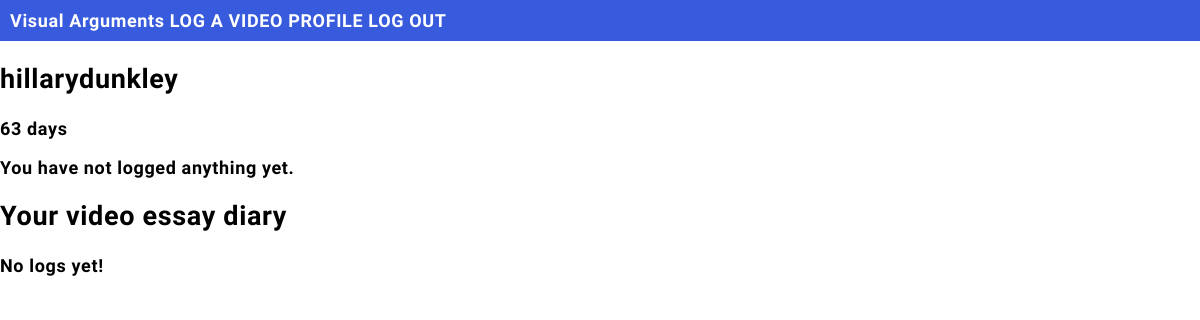
/profile/ (signed in), run on an earlier commit of the app's database.
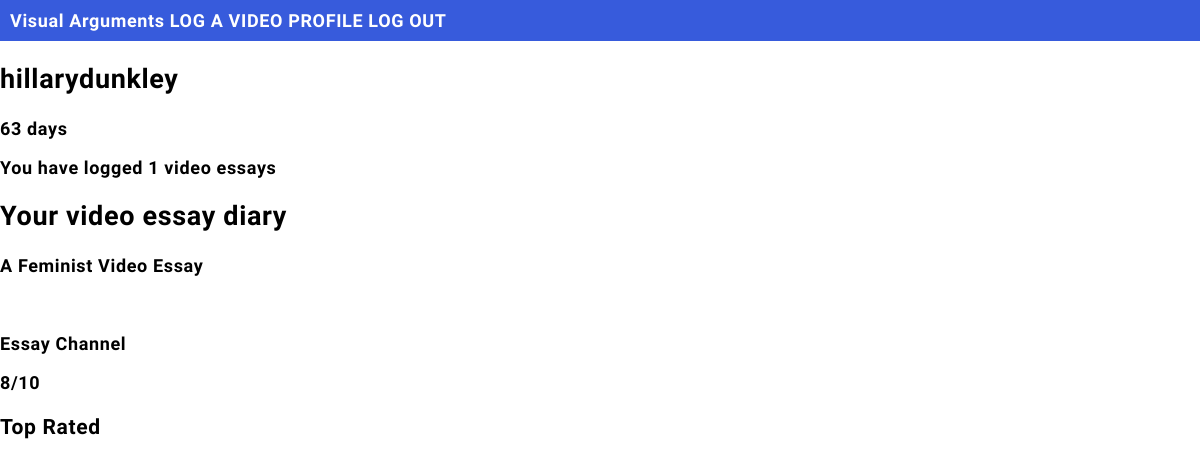
And on a later commit of the database.
### movie_csv/models.py (models this page shows, shortened)
class Log(models.Model):
    id = models.BigAutoField(primary_key=True)
    public_id = models.UUIDField(default=uuid.uuid4, unique=True, editable=False, db_index=True,)
    date = models.DateField()
    essay = models.ForeignKey("VideoEssay", on_delete= models.CASCADE)
    owner = models.ForeignKey(settings.AUTH_USER_MODEL, related_name = "logs", on_delete= models.CASCADE)
    review_text = models.CharField(max_length=200)
    rating = models.IntegerField(
        validators=[MinValueValidator(0), MaxValueValidator(10)]
    )
    rewatch = models.BooleanField(default=False)

class VideoEssay(models.Model):
    id = models.BigAutoField(primary_key=True)
    public_id = models.UUIDField(default=uuid.uuid4, editable=False, unique=True, db_index=True,)
    youtube_url = models.CharField(max_length=255, null=True, blank=True)
    youtube_id = models.CharField(max_length=32 , unique = True, null=True, blank = True)
    title = models.CharField(max_length=255)
    thumbnail = models.URLField(null=True, blank = True)
    views = models.IntegerField(null=True, blank = True)
    channel_name = models.CharField(max_length=255, null=True, blank = True)
    channel_url = models.URLField(null=True, blank = True)
    created_at = models.DateTimeField(auto_now_add=True)
    owner = models.ForeignKey(
        settings.AUTH_USER_MODEL, related_name = "VideoEssays", on_delete = models.CASCADE
    )
    class Meta:
        ordering = ("-created_at",)
    def __str__(self):
        return self.title

### users/views.py (the view)
# urls.py: path("", include("users.urls")),  # login, logout, register, profile
@login_required
def profile(request):
    loggedin_user = request.user
    print(loggedin_user)
    user_logs = Log.objects.filter(owner=loggedin_user)
    video_essays = VideoEssay.objects.filter(owner = loggedin_user)
    last_10_records = video_essays.order_by('-pk')[:10]
    top_rated = video_essays.annotate(avg_rating=Avg("log__rating"), log_count = Count("log")).filter(log_count__gte=2).order_by("-log_count")
    print(last_10_records)
    print(top_rated)
    print(user_logs)
    time_since_creation = (datetime.now(timezone.utc) - loggedin_user.date_joined).days
    if request.method == 'POST':
        u_form = UserUpdateForm(request.POST, instance=request.user)
        if u_form.is_valid():
            u_form.save()
            messages.success(request, f'Your account has been updated!')
            return redirect('users/profile.html') # Redirect back to profile page
    else:
        u_form = UserUpdateForm(instance=request.user)
    print("most recent log: ")
    context = {
        'u_form': u_form,
        'user_logs': user_logs,
        'user': loggedin_user,
        'time_since_creation': time_since_creation,
        'last_10_records': last_10_records,
        'top_rated': top_rated,
    }
    return render(request, 'users/profile.html', context)

### users/templates/users/profile.html (shortened to what this page needs)
{% extends "movie_csv/master.html" %} {% load crispy_forms_tags %} {% block content %}
<div class="content-section">
  <div class="media">
    <div class="media-body">
      <h2 class="account-heading">{{ user.username }}</h2>
      {% if time_since_creation > 1%}
        <p>{{time_since_creation}} days</p>
      {% else %}
      <p>{{time_since_creation}} day</p>
      {% endif %}
      {% if user_logs.count > 0 %}
      <p>You have logged {{user_logs.count}} video essays</p>
      {% else %}
      <p>You have not logged anything yet.</p>
      {% endif %}
    </div>
  </div>
  <div>
    <h2>Your video essay diary</h2>
    {% if user_logs%}
    <ul>
        {% for x in user_logs %}
        <div>
            <p>{{x.essay.title}}</p>
            <p>{{x.essay.channel_name}}</p>
            <p>{{x.rating}}/10</p>
        </div>
      {% endfor %}
    <h3>Top Rated</h3>
    {% else %}
    <p>No logs yet!</p>
    {% endif %}
</div>
{% endblock content %}

### movie_csv/templates/movie_csv/master.html (shortened to what this page needs)
{% load static bootstrap5 %}
<!DOCTYPE html>
<html>
<head>
    <link rel="stylesheet" href="{% static 'css/mystyles.css' %}">
</head>
    <body>
        <div class="topnav">
            <ul>
                <a href="/">Visual Arguments</a>
                <a href="/search">LOG A VIDEO</a>
              {% if user.is_authenticated %}
                <a href="{% url 'profile'%}">PROFILE</a>
                <a href = "{% url 'logout' %}">LOG OUT</a>
              {% else%}
                <a href="/accounts/register">SIGN UP</a>
              {% endif%}
            </ul>
        </div>
        <div class = "content-wrap">
        {% block content %}
        {% endblock %}
       </div>
    </body>
</html>

### movie_csv/static/css/mystyles.css (style rules this page uses)
body { margin:0; font: 600 18px 'Source Sans Pro', sans-serif; letter-spacing: 0.64px; color: black; }
.topnav { background-color:#375BDC; color:#ffffff; padding:10px; }
.topnav a:link, .topnav a:visited { text-decoration: none; color: #ffffff; }
ul { list-style-type: none; padding: 0; margin: 0; }

What changed in the data, as far as the page shows it:
added Log: essay "A Feminist Video Essay", essay.channel_name "Essay Channel", rating "8"
Also different on the page:
{{ user_logs.count }}: (not shown) → "1"
text no longer shown: "You have not logged anything yet. No logs yet!"
text now shown: "You have logged video essays Top Rated"
